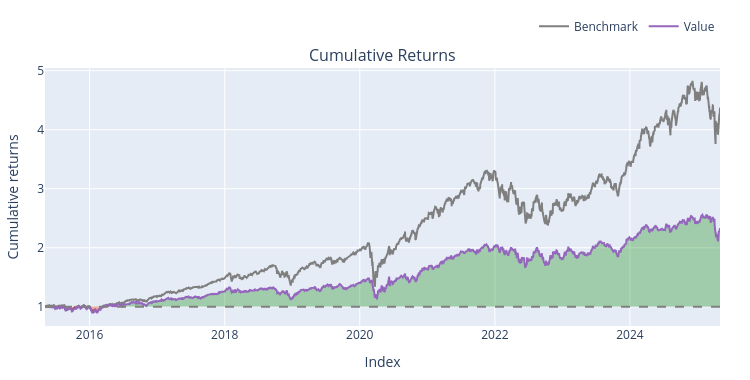

The notebook cell this image was saved under:
### Code cell
#WITH 10% STOPLOSS

macd_dict = {}
signal_dict = {}
hist_dict = {}
rsi_dict = {}

for ticker in close_df.columns:
    prices = close_df[ticker].to_numpy(dtype=np.float64)

    macd, signal, hist = talib.MACD(
        prices,
        fastperiod=12,
        slowperiod=26,
        signalperiod=9
    )

    rsi = talib.RSI(
        prices,
        timeperiod=14
    )

    macd_dict[ticker] = macd
    signal_dict[ticker] = signal
    hist_dict[ticker] = hist
    rsi_dict[ticker] = rsi

macd_df = pd.DataFrame(macd_dict, index=close_df.index)
signal_df = pd.DataFrame(signal_dict, index=close_df.index)
hist_df = pd.DataFrame(hist_dict, index=close_df.index)
rsi_df = pd.DataFrame(rsi_dict, index = close_df.index )

entries = macd_df >= signal_df
exits = macd_df < signal_df


backtest5 = vbt.Portfolio.from_signals(
    close=close_df,
    entries=entries,
    exits=exits,
    init_cash=100_000.0,
    size=0.1,                         
    size_type='percent',
    cash_sharing=True,                 
    group_by=True,                     
    freq='1D',
    fees=0.001,
    sl_stop = 0.10,
    tp_stop = 0.10
       
)


print(backtest5.stats())
backtest5.plot().show()

### Figure 1 — Plotly figure (JSON) as saved in the notebook; plotly's stock layout.template omitted (floating-point values rounded to 4 significant figures; data arrays with more than 128 entries replaced by an {"elided": "..."} marker saying what was removed)
{"data": [{"legendgroup": "0", "line": {"color": "#7f7f7f"}, "name": "Benchmark", "showlegend": true, "type": "scatter", "uid": "0401a1cd-2b51-4387-bc95-fb4192d9451b", "x": {"elided": "2515 str values"}, "xaxis": "x", "y": {"elided": "2515 float values"}, "yaxis": "y"}, {"hoverinfo": "skip", "legendgroup": "1", "line": {"color": "rgba(0, 0, 0, 0)", "width": 0}, "opacity": 0, "showlegend": false, "type": "scatter", "uid": "dbbe6f29-cc38-424a-9a59-7cfc4be7d14d", "x": {"elided": "2515 str values"}, "xaxis": "x", "y": {"elided": "2515 int values"}, "yaxis": "y"}, {"connectgaps": false, "fill": "tonexty", "fillcolor": "rgba(0, 128, 0, 0.3)", "hoverinfo": "skip", "legendgroup": "1", "line": {"color": "rgba(0, 0, 0, 0)", "width": 0}, "opacity": 0, "showlegend": false, "type": "scatter", "uid": "dbd3a8cc-e584-4d31-9def-f31fe2f4a96a", "x": {"elided": "2515 str values"}, "xaxis": "x", "y": {"elided": "2515 float values"}, "yaxis": "y"}, {"hoverinfo": "skip", "legendgroup": "1", "line": {"color": "rgba(0, 0, 0, 0)", "width": 0}, "opacity": 0, "showlegend": false, "type": "scatter", "uid": "2a9f05e4-10eb-47cf-98af-d3cacae7e341", "x": {"elided": "2515 str values"}, "xaxis": "x", "y": {"elided": "2515 int values"}, "yaxis": "y"}, {"connectgaps": false, "fill": "tonexty", "fillcolor": "rgba(255, 0, 0, 0.3)", "hoverinfo": "skip", "legendgroup": "1", "line": {"color": "rgba(0, 0, 0, 0)", "width": 0}, "opacity": 0, "showlegend": false, "type": "scatter", "uid": "b01fe264-f9f0-4aad-96f8-de4ca8fc22de", "x": {"elided": "2515 str values"}, "xaxis": "x", "y": {"elided": "2515 float values"}, "yaxis": "y"}, {"legendgroup": "2", "line": {"color": "#9467bd"}, "name": "Value", "showlegend": true, "type": "scatter", "uid": "1c636de0-560d-4d90-87c6-e2e750f0dc3b", "x": {"elided": "2515 str values"}, "xaxis": "x", "y": {"elided": "2515 float values"}, "yaxis": "y"}, {"hoverinfo": "skip", "legendgroup": "1", "line": {"color": "rgba(0, 0, 0, 0)", "width": 0}, "opacity": 0, "showlegend": false, "type": "scatter", "uid": "76425caf-3b3d-4e82-bddc-baef1b34d130", "x": {"elided": "2515 str values"}, "xaxis": "x", "y": {"elided": "2515 int values"}, "yaxis": "y"}], "layout": {"annotations": [{"font": {"size": 16}, "showarrow": false, "text": "Cumulative Returns", "x": 0.5, "xanchor": "center", "xref": "paper", "y": 1, "yanchor": "bottom", "yref": "paper"}], "height": 380, "legend": {"orientation": "h", "traceorder": "normal", "x": 1, "xanchor": "right", "y": 1.105, "yanchor": "bottom"}, "margin": {"b": 30, "l": 30, "r": 30, "t": 30}, "shapes": [{"line": {"color": "gray", "dash": "dash"}, "type": "line", "x0": 0, "x1": 1, "xref": "paper", "y0": 1, "y1": 1, "yref": "y"}], "showlegend": true, "width": 750, "xaxis": {"anchor": "y", "domain": [0, 1], "title": {"text": "Index"}}, "yaxis": {"anchor": "x", "domain": [0, 1], "title": {"text": "Cumulative returns"}}}}
